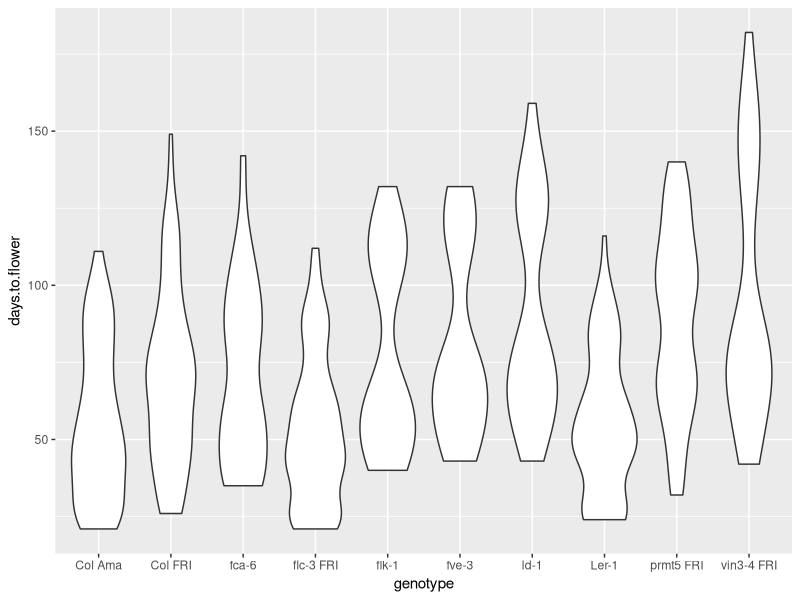
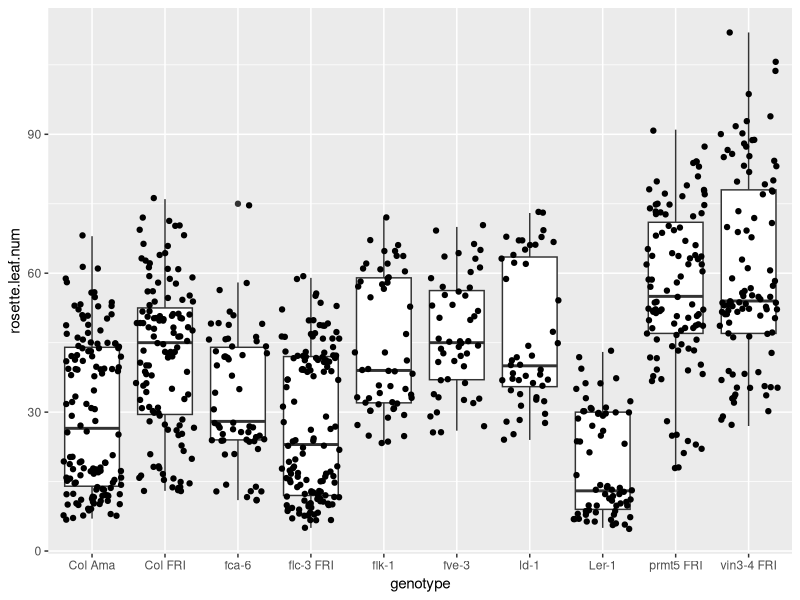
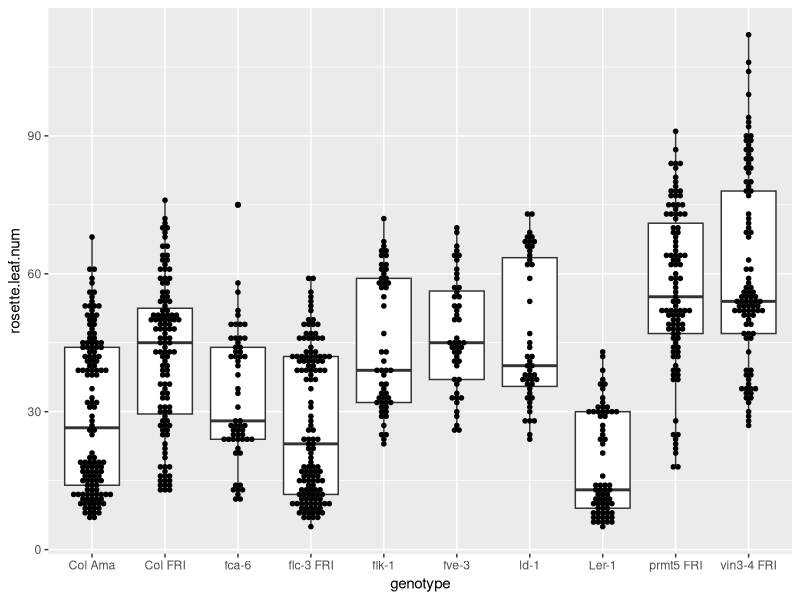
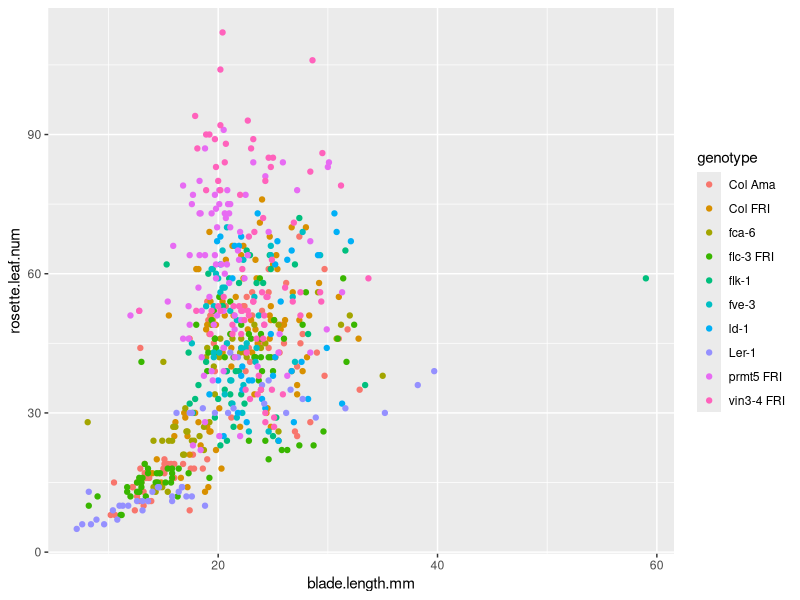
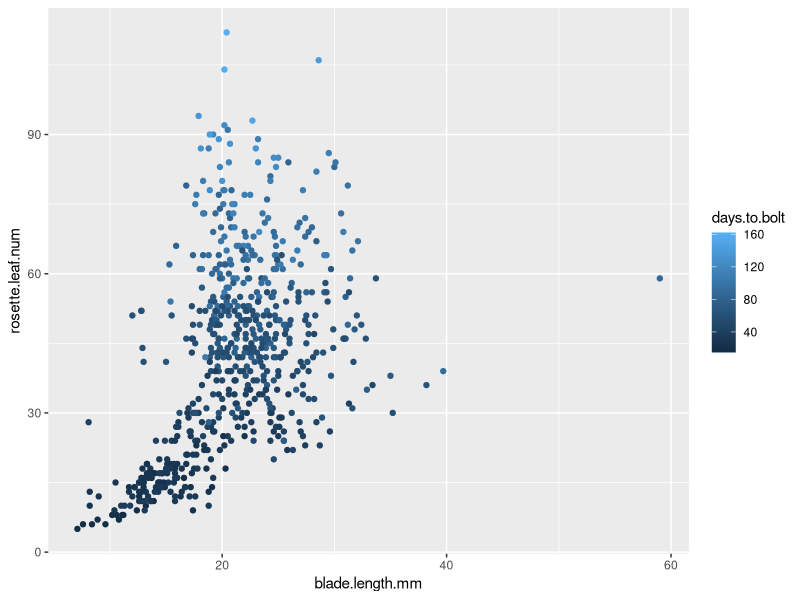
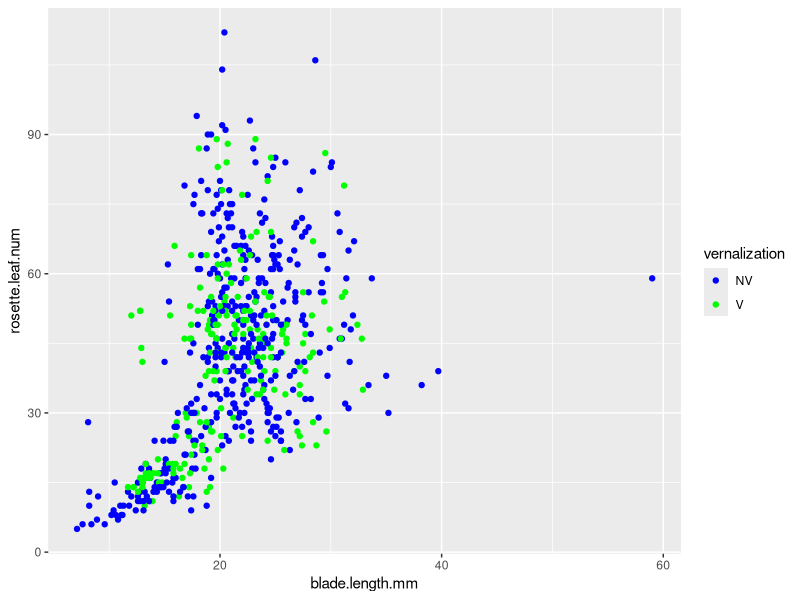
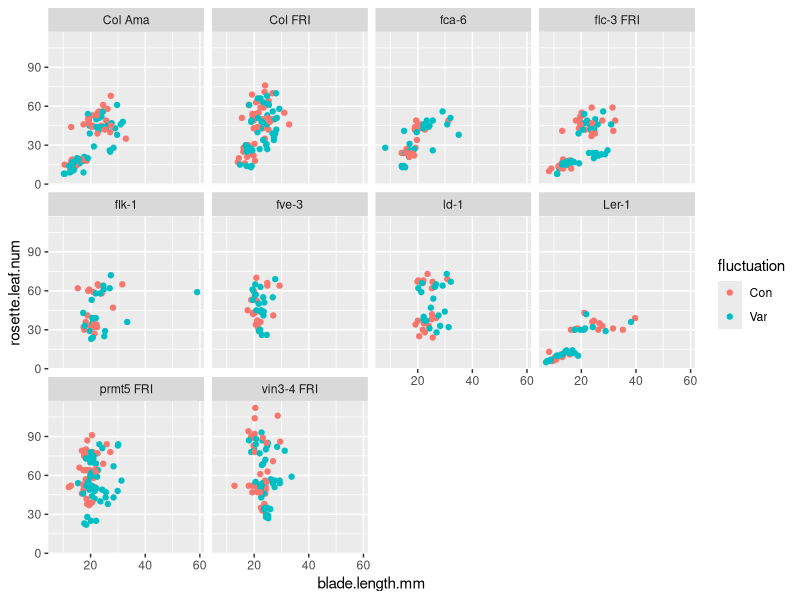
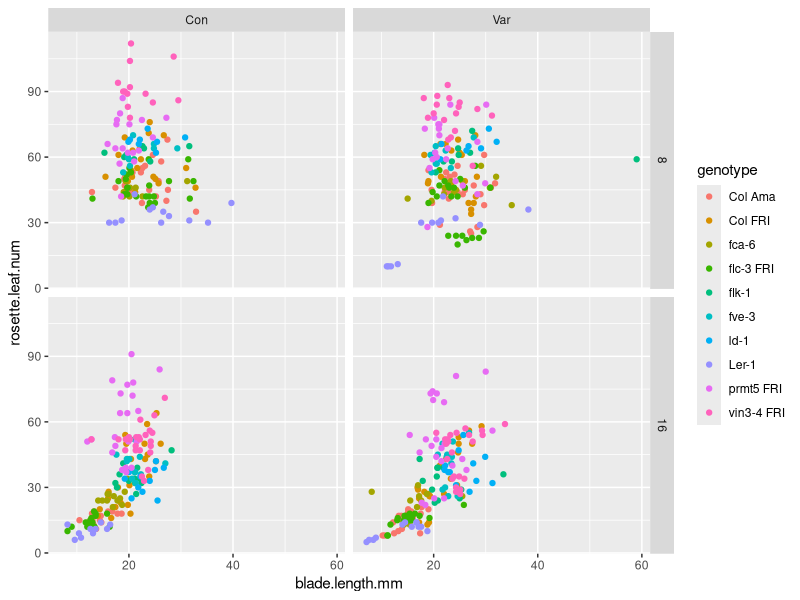

These figures' R source, in order:
## ---- chunk 1
knitr::opts_chunk$set(echo = TRUE)
## ---- chunk 2
library(tidyverse)
expt1 <- read_tsv("../data/burghardt_et_al_2015_expt1.txt")
## ---- chunk 3
ggplot(expt1, aes(genotype, days.to.flower)) +
  geom_violin()
## ---- chunk 4
#Il est aussi possible d'utiliser une densité ou un histogramme
## ---- chunk 5
ggplot(expt1, aes(genotype, rosette.leaf.num)) +
  geom_boxplot() + 
  geom_jitter()
## ---- chunk 6
ggplot(expt1, aes(genotype, rosette.leaf.num)) +
  geom_boxplot() + 
  geom_dotplot(binaxis='y', stackdir='center', binwidth = 1)
## ---- chunk 7
ggplot(expt1, aes(blade.length.mm, rosette.leaf.num, colour = genotype)) +
  geom_point()
## ---- chunk 8
ggplot(expt1, aes(blade.length.mm, rosette.leaf.num, colour = days.to.bolt)) +
  geom_point()
## ---- chunk 9
ggplot(expt1, aes(blade.length.mm, rosette.leaf.num, colour = vernalization)) +
  geom_point() +
  scale_color_manual(values=c("blue","green"))
## ---- chunk 10
ggplot(expt1, aes(blade.length.mm, rosette.leaf.num, colour = fluctuation)) +
    geom_point() +
    facet_wrap( ~ genotype)
## ---- chunk 11
ggplot(expt1, aes(blade.length.mm, rosette.leaf.num, colour = genotype)) +
    geom_point() +
    facet_grid(day.length ~ fluctuation)
## ---- chunk 12
ggplot(expt1, aes(genotype, days.to.bolt, fill = fluctuation)) +
    geom_boxplot() +
    facet_grid(day.length ~ temperature)
